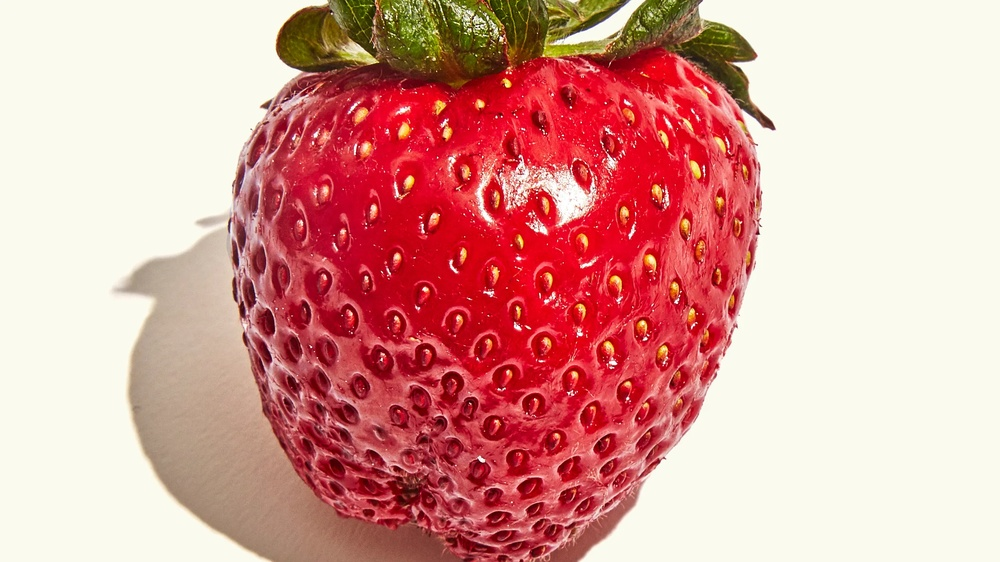
#> input picture flask-backend/berry.jpg, 1000 x 562 px, shrunk from 2560 x 1440 before the run
$ python main.py
#> lines starting #> are read from the running program, lines starting #| are printed output that depends on the picture
import cv2
import numpy as np
from sklearn.cluster import KMeans

def find_predominant_color(image_path):
    # Read the image
#> called with image_path = './berry.jpg'
    image = cv2.imread(image_path)
#> image is the input picture: shape (562, 1000, 3); mean B, G, R 151.2, 157.1, 218.3
    if image is None:
        raise ValueError(f"Unable to read the image at path: {image_path}")
    # Calculate the center region of the image
    h, w, _ = image.shape
#> h = 562; w = 1000
    center_x, center_y = w // 2, h // 2
#> center_x = 500; center_y = 281
    size = min(w, h) // 4  # Use a quarter of the smallest dimension for the square size
#> size = 140
    center_region = image[center_y-size//2:center_y+size//2, center_x-size//2:center_x+size//2]
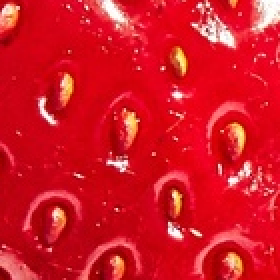
#> center_region: shape (140, 140, 3) (shown 2 times larger); mean B, G, R 36.9, 22.8, 213.2

    # Reshape the center region to a 2D array of color values (for k-means)
    reshaped = center_region.reshape((-1, 3))

    # Use k-means clustering to find the most predominant color in the center region
    kmeans = KMeans(n_clusters=1, random_state=0).fit(reshaped)
    predominant_color = kmeans.cluster_centers_.astype(int)[0]
#> predominant_color = [36, 22, 213]

    # Convert BGR to RGB
    predominant_color = predominant_color[::-1]
#> predominant_color = [213, 22, 36]

    return tuple(predominant_color)

if __name__ == "__main__":
    image_path = "./berry.jpg"
    color = find_predominant_color(image_path)
#> color = (213, 22, 36)
    print(f"The predominant color in the center of the image is: {color}")
#| The predominant color in the center of the image is: (213, 22, 36)
